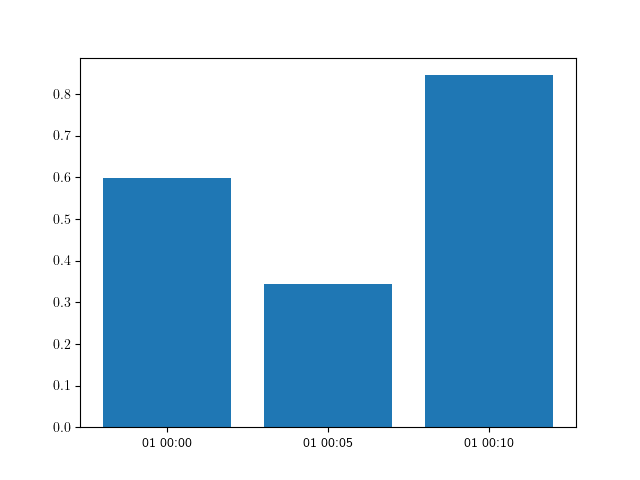

Python code for this plot:
import matplotlib
import matplotlib.pyplot as plt
import numpy as np

matplotlib.rcParams["text.usetex"] = True

x = np.arange(3)
y = np.random.rand(3)

fig, ax = plt.subplots()
ax.bar(x, y)
ax.set_xticks(x)
ax.set_xticklabels(["01 00:00", "01 00:05", "01 00:10"])
fig.canvas.draw()

for tick in ax.xaxis.get_major_ticks():
    print(f"Label: {tick.label1.get_text()}, Width: {tick.label1.get_window_extent().width}")

plt.savefig("test_regular_plot.png")
